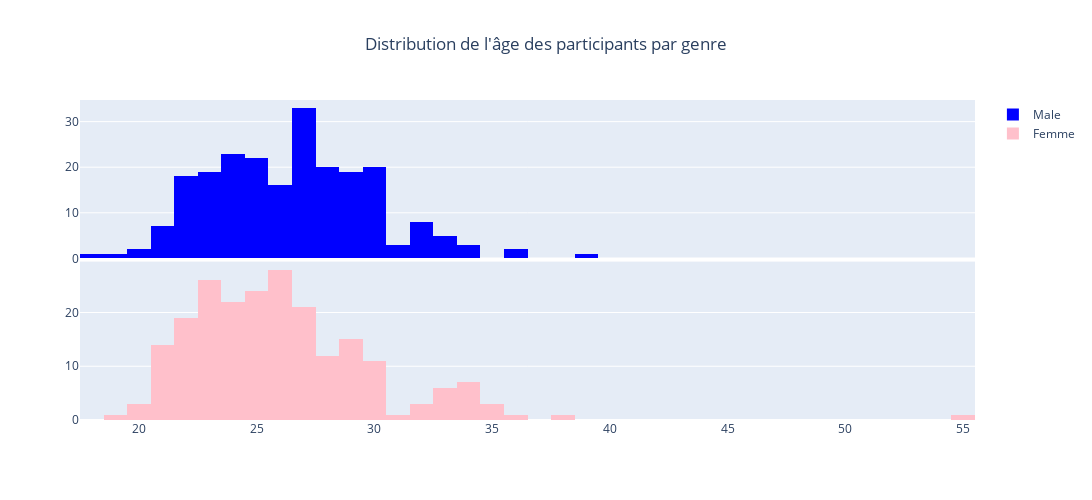

This figure's notebook cell:
### Code cell
fig_age = make_subplots(rows= 2, cols= 1,shared_xaxes = True, vertical_spacing = 0.01,)
fig_age.add_trace(
    go.Histogram(
        name='Male',
        x = df["age"][(df["gender"] == 1)],
        marker=dict(
        color='blue'
        )),
        row = 1,
        col = 1)

fig_age.add_trace(
    go.Histogram(
        name='Femme',
        x = df["age"][(df["gender"] == 0)],
              marker=dict(
        color='pink'
        )),
        row = 2,
        col = 1)
   

fig_age.update_layout( 
                    width=1500, 
                    height=500, 
                    title= {'x' : 0.5},
                    title_text="Distribution de l'âge des participants par genre",
                    )

### Figure 1 — Plotly figure (JSON) as saved in the notebook; plotly's stock layout.template omitted (floating-point values rounded to 4 significant figures; data arrays with more than 128 entries replaced by an {"elided": "..."} marker saying what was removed)
{"data": [{"marker": {"color": "blue"}, "name": "Male", "type": "histogram", "x": {"elided": "226 int values"}, "xaxis": "x", "yaxis": "y"}, {"marker": {"color": "pink"}, "name": "Femme", "type": "histogram", "x": {"elided": "223 int values"}, "xaxis": "x2", "yaxis": "y2"}], "layout": {"height": 500, "title": {"text": "Distribution de l'âge des participants par genre", "x": 0.5}, "width": 1500, "xaxis": {"anchor": "y", "domain": [0, 1], "matches": "x2", "showticklabels": false}, "xaxis2": {"anchor": "y2", "domain": [0, 1]}, "yaxis": {"anchor": "x", "domain": [0.505, 1]}, "yaxis2": {"anchor": "x2", "domain": [0, 0.495]}}}
